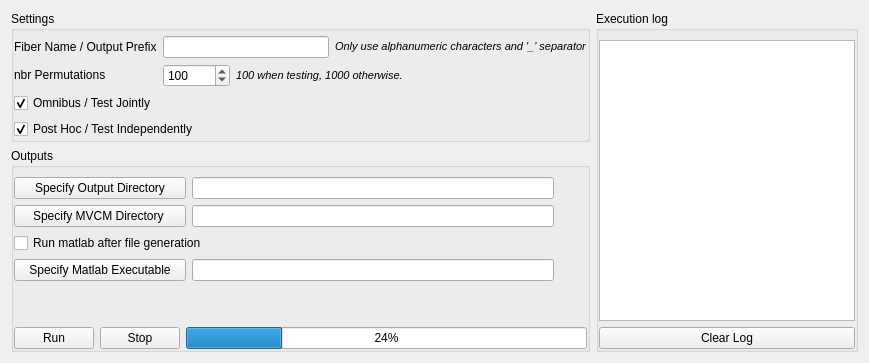
      <widget class="QWidget" name="executionTab">
       <attribute name="title">
        <string>Execution</string>
       </attribute>
       <layout class="QGridLayout" name="gridLayout_17">
        <item row="0" column="2" rowspan="7">
         <widget class="QGroupBox" name="executionTab_executable_groupBox">
          <property name="title">
           <string>Execution log</string>
          </property>
          <layout class="QGridLayout" name="gridLayout_13">
           <property name="leftMargin">
            <number>0</number>
           </property>
           <property name="rightMargin">
            <number>0</number>
           </property>
           <property name="bottomMargin">
            <number>0</number>
           </property>
           <item row="0" column="0">
            <widget class="QPlainTextEdit" name="executionTab_log_plainTextEdit"/>
           </item>
           <item row="1" column="0">
            <widget class="QPushButton" name="executionTab_clearLog_pushButton">
             <property name="text">
              <string>Clear Log</string>
             </property>
            </widget>
           </item>
          </layout>
         </widget>
        </item>
        <item row="0" column="0" colspan="2">
         <widget class="QGroupBox" name="executionTab_settings_groupBox">
          <property name="sizePolicy">
           <sizepolicy hsizetype="Preferred" vsizetype="Preferred">
            <horstretch>0</horstretch>
            <verstretch>0</verstretch>
           </sizepolicy>
          </property>
          <property name="title">
           <string>Settings</string>
          </property>
          <layout class="QGridLayout" name="gridLayout_7">
           <property name="leftMargin">
            <number>0</number>
           </property>
           <property name="topMargin">
            <number>5</number>
           </property>
           <property name="rightMargin">
            <number>0</number>
           </property>
           <property name="bottomMargin">
            <number>0</number>
           </property>
           <item row="0" column="1" colspan="5">
            <widget class="QLineEdit" name="para_executionTab_fiberName_lineEdit">
             <property name="sizePolicy">
              <sizepolicy hsizetype="Preferred" vsizetype="Fixed">
               <horstretch>0</horstretch>
               <verstretch>0</verstretch>
              </sizepolicy>
             </property>
            </widget>
           </item>
           <item row="3" column="0">
            <widget class="QLabel" name="executionTab_nbrPermutations_label">
             <property name="sizePolicy">
              <sizepolicy hsizetype="Fixed" vsizetype="Fixed">
               <horstretch>0</horstretch>
               <verstretch>0</verstretch>
              </sizepolicy>
             </property>
             <property name="text">
              <string>nbr Permutations</string>
             </property>
            </widget>
           </item>
           <item row="0" column="0">
            <widget class="QLabel" name="executionTab_fiberName_label">
             <property name="sizePolicy">
              <sizepolicy hsizetype="Fixed" vsizetype="Fixed">
               <horstretch>0</horstretch>
               <verstretch>0</verstretch>
              </sizepolicy>
             </property>
             <property name="text">
              <string>&lt;html&gt;&lt;head/&gt;&lt;body&gt;Fiber Name / Output Prefix&lt;/p&gt;&lt;/body&gt;&lt;/html&gt;</string>
             </property>
            </widget>
           </item>
           <item row="6" column="0" colspan="8">
            <widget class="QCheckBox" name="para_executionTab_postHoc_checkBox">
             <property name="sizePolicy">
              <sizepolicy hsizetype="Fixed" vsizetype="Fixed">
               <horstretch>0</horstretch>
               <verstretch>0</verstretch>
              </sizepolicy>
             </property>
             <property name="text">
              <string>Post Hoc / Test Independently</string>
             </property>
             <property name="checked">
              <bool>true</bool>
             </property>
            </widget>
           </item>
           <item row="5" column="0" colspan="8">
            <widget class="QCheckBox" name="para_executionTab_omnibus_checkBox">
             <property name="sizePolicy">
              <sizepolicy hsizetype="Fixed" vsizetype="Fixed">
               <horstretch>0</horstretch>
               <verstretch>0</verstretch>
              </sizepolicy>
             </property>
             <property name="text">
              <string>Omnibus / Test Jointly</string>
             </property>
             <property name="checked">
              <bool>true</bool>
             </property>
            </widget>
           </item>
           <item row="3" column="1">
            <widget class="QSpinBox" name="para_executionTab_nbrPermutations_spinBox">
             <property name="sizePolicy">
              <sizepolicy hsizetype="Fixed" vsizetype="Fixed">
               <horstretch>0</horstretch>
               <verstretch>0</verstretch>
              </sizepolicy>
             </property>
             <property name="maximum">
              <number>999999</number>
             </property>
             <property name="value">
              <number>100</number>
             </property>
            </widget>
           </item>
           <item row="3" column="2" colspan="7">
            <widget class="QLabel" name="executionTab_nbrPermutationsInfo_label">
             <property name="sizePolicy">
              <sizepolicy hsizetype="Fixed" vsizetype="Preferred">
               <horstretch>0</horstretch>
               <verstretch>0</verstretch>
              </sizepolicy>
             </property>
             <property name="text">
              <string>&lt;html&gt;&lt;head/&gt;&lt;body&gt;&lt;p&gt;&lt;span style=&quot; font-size:8pt; font-style:italic;&quot;&gt;100 when testing, 1000 otherwise.&lt;/span&gt;&lt;/p&gt;&lt;/body&gt;&lt;/html&gt;</string>
             </property>
            </widget>
           </item>
           <item row="0" column="6" colspan="3">
            <widget class="QLabel" name="executionTab_fiberNameInfo_label">
             <property name="sizePolicy">
              <sizepolicy hsizetype="Fixed" vsizetype="Preferred">
               <horstretch>0</horstretch>
               <verstretch>0</verstretch>
              </sizepolicy>
             </property>
             <property name="text">
              <string>&lt;html&gt;&lt;head/&gt;&lt;body&gt;&lt;p&gt;&lt;span style=&quot; font-size:8pt; font-style:italic;&quot;&gt;Only use alphanumeric characters and '_' separator&lt;/span&gt;&lt;/p&gt;&lt;/body&gt;&lt;/html&gt;</string>
             </property>
            </widget>
           </item>
          </layout>
         </widget>
        </item>
        <item row="1" column="0" rowspan="6" colspan="2">
         <widget class="QGroupBox" name="executionTab_outputs_groupBox">
          <property name="title">
           <string>Outputs</string>
          </property>
          <layout class="QGridLayout" name="gridLayout_12">
           <property name="leftMargin">
            <number>0</number>
           </property>
           <property name="topMargin">
            <number>9</number>
           </property>
           <property name="rightMargin">
            <number>0</number>
           </property>
           <property name="bottomMargin">
            <number>0</number>
           </property>
           <item row="2" column="6">
            <widget class="QLabel" name="executionTab_iconMVCM_label">
             <property name="text">
              <string/>
             </property>
            </widget>
           </item>
           <item row="5" column="0" colspan="7">
            <spacer name="executionTab_verticalSpacer">
             <property name="orientation">
              <enum>Qt::Vertical</enum>
             </property>
             <property name="sizeHint" stdset="0">
              <size>
               <width>20</width>
               <height>40</height>
              </size>
             </property>
            </spacer>
           </item>
           <item row="4" column="5">
            <widget class="QLineEdit" name="soft_executionTab_matlab_lineEdit">
             <property name="enabled">
              <bool>true</bool>
             </property>
             <property name="acceptDrops">
              <bool>true</bool>
             </property>
             <property name="frame">
              <bool>true</bool>
             </property>
            </widget>
           </item>
           <item row="4" column="6">
            <widget class="QLabel" name="executionTab_iconMatlab_label">
             <property name="sizePolicy">
              <sizepolicy hsizetype="Fixed" vsizetype="Preferred">
               <horstretch>0</horstretch>
               <verstretch>0</verstretch>
              </sizepolicy>
             </property>
             <property name="minimumSize">
              <size>
               <width>27</width>
               <height>0</height>
              </size>
             </property>
             <property name="text">
              <string/>
             </property>
            </widget>
           </item>
           <item row="2" column="5">
            <widget class="QLineEdit" name="soft_executionTab_mvcm_lineEdit">
             <property name="enabled">
              <bool>true</bool>
             </property>
             <property name="toolTip">
              <string/>
             </property>
             <property name="statusTip">
              <string/>
             </property>
             <property name="whatsThis">
              <string/>
             </property>
             <property name="accessibleName">
              <string/>
             </property>
             <property name="layoutDirection">
              <enum>Qt::LeftToRight</enum>
             </property>
             <property name="frame">
              <bool>true</bool>
             </property>
            </widget>
           </item>
           <item row="6" column="1" colspan="3">
            <widget class="QPushButton" name="executionTab_stop_pushButton">
             <property name="sizePolicy">
              <sizepolicy hsizetype="Fixed" vsizetype="Fixed">
               <horstretch>0</horstretch>
               <verstretch>0</verstretch>
              </sizepolicy>
             </property>
             <property name="text">
              <string>Stop</string>
             </property>
            </widget>
           </item>
           <item row="0" column="0" colspan="5">
            <widget class="QPushButton" name="executionTab_outputDir_pushButton">
             <property name="sizePolicy">
              <sizepolicy hsizetype="Preferred" vsizetype="Fixed">
               <horstretch>0</horstretch>
               <verstretch>0</verstretch>
              </sizepolicy>
             </property>
             <property name="text">
              <string>Specify Output Directory</string>
             </property>
            </widget>
           </item>
           <item row="0" column="5">
            <widget class="QLineEdit" name="para_executionTab_outputDir_lineEdit"/>
           </item>
           <item row="6" column="0">
            <widget class="QPushButton" name="executionTab_run_pushButton">
             <property name="sizePolicy">
              <sizepolicy hsizetype="Fixed" vsizetype="Fixed">
               <horstretch>0</horstretch>
               <verstretch>0</verstretch>
              </sizepolicy>
             </property>
             <property name="text">
              <string>Run</string>
             </property>
            </widget>
           </item>
           <item row="6" column="4" colspan="3">
            <widget class="QProgressBar" name="executionTab_progressBar">
             <property name="value">
              <number>24</number>
             </property>
            </widget>
           </item>
           <item row="4" column="0" colspan="5">
            <widget class="QPushButton" name="executionTab_matlab_pushButton">
             <property name="sizePolicy">
              <sizepolicy hsizetype="Preferred" vsizetype="Fixed">
               <horstretch>0</horstretch>
               <verstretch>0</verstretch>
              </sizepolicy>
             </property>
             <property name="text">
              <string>Specify Matlab Executable</string>
             </property>
            </widget>
           </item>
           <item row="2" column="0" colspan="5">
            <widget class="QPushButton" name="executionTab_mvcm_pushButton">
             <property name="sizePolicy">
              <sizepolicy hsizetype="Preferred" vsizetype="Fixed">
               <horstretch>0</horstretch>
               <verstretch>0</verstretch>
              </sizepolicy>
             </property>
             <property name="text">
              <string>Specify MVCM Directory </string>
             </property>
            </widget>
           </item>
           <item row="0" column="6">
            <widget class="QLabel" name="executionTab_iconOutputDir_label">
             <property name="sizePolicy">
              <sizepolicy hsizetype="Fixed" vsizetype="Preferred">
               <horstretch>0</horstretch>
               <verstretch>0</verstretch>
              </sizepolicy>
             </property>
             <property name="minimumSize">
              <size>
               <width>27</width>
               <height>0</height>
              </size>
             </property>
             <property name="text">
              <string/>
             </property>
            </widget>
           </item>
           <item row="3" column="0" colspan="6">
            <widget class="QCheckBox" name="para_executionTab_matlab_checkBox">
             <property name="text">
              <string>Run matlab after file generation</string>
             </property>
            </widget>
           </item>
          </layout>
         </widget>
        </item>
       </layout>
      </widget>
